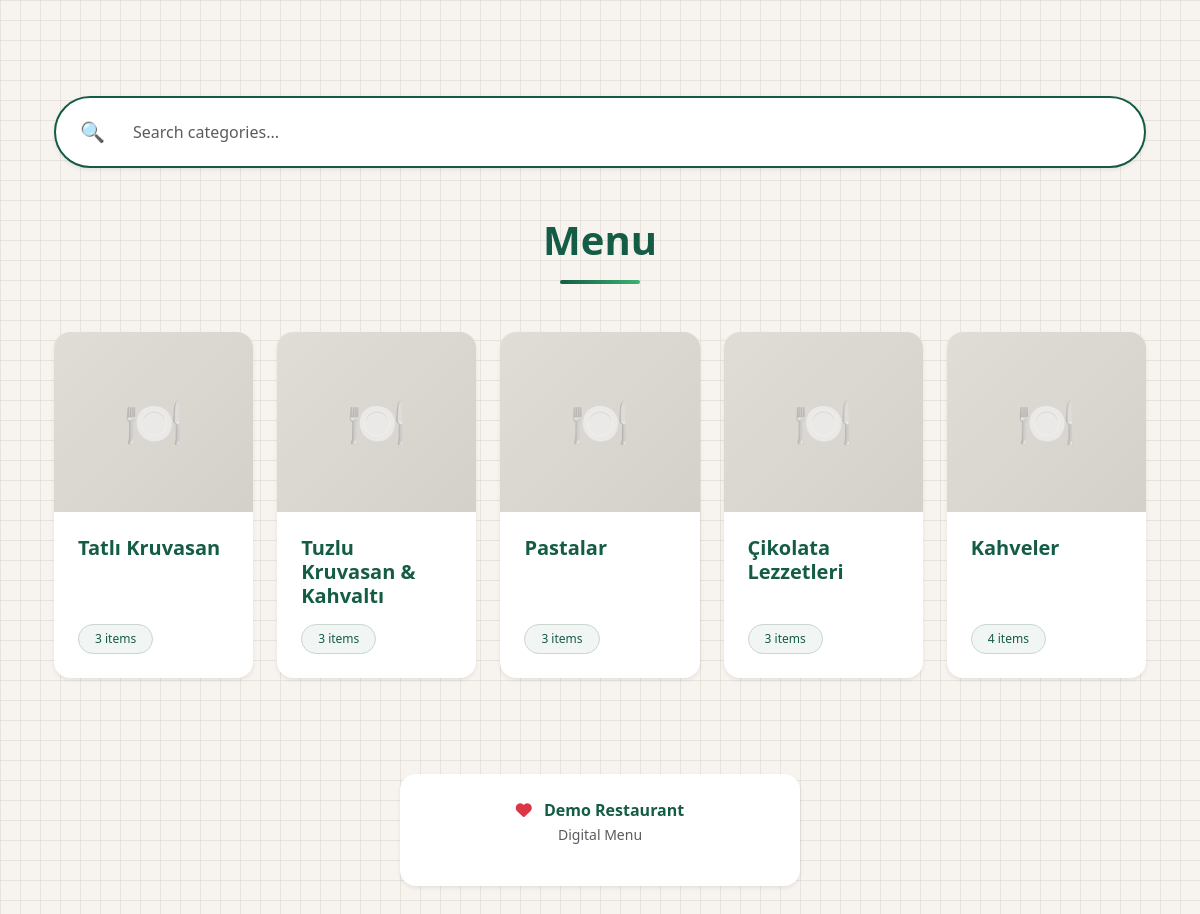
Screenshot of /app/public/menu.php with the database file from the repository.
### tables this page shows
CREATE TABLE IF NOT EXISTS categories (
    id INT AUTO_INCREMENT PRIMARY KEY,
    restaurant_id INT NOT NULL,
    name VARCHAR(100),
    sort_order INT DEFAULT 0,
    created_at TIMESTAMP DEFAULT CURRENT_TIMESTAMP,
    FOREIGN KEY (restaurant_id) REFERENCES restaurants(id) ON DELETE CASCADE
);

CREATE TABLE IF NOT EXISTS restaurants (
    id INT AUTO_INCREMENT PRIMARY KEY,
    name VARCHAR(150),
    logo_path VARCHAR(255) NULL,
    instagram_url VARCHAR(255) NULL,
    show_instagram TINYINT(1) NOT NULL DEFAULT 0,
    slug VARCHAR(150) UNIQUE
);

### app/app/includes/lang.php (called while the page is built, shortened)
<?php
function t(string $key, array $replacements = []): string {
    $translation = $GLOBALS['translations'][$key] ?? $key;
    foreach ($replacements as $placeholder => $value) {
        $translation = str_replace('%' . $placeholder . '%', $value, $translation);
    }
    return $translation;
}
function getCurrentLangCode(): string {
    return $GLOBALS['current_lang'];
}
function getLocalizedCategoryName($category): string {
    $currentLang = getCurrentLangCode();
    switch ($currentLang) {
        case 'en':
            return !empty($category['name_en']) ? $category['name_en'] : $category['name'];
    }
}
?>

### app/public/menu.php (the view, shortened to what this page needs)
<?php
$pdo = getDb();
$restaurantId = 1;
$restaurant = null;
$categoriesData = [];
$categoryId = isset($_GET['category_id']) ? (int)$_GET['category_id'] : null;
try {
    $stmt = $pdo->prepare("SELECT * FROM restaurants WHERE id = :id LIMIT 1");
    $stmt->bindParam(':id', $restaurantId);
    $stmt->execute();
    $restaurant = $stmt->fetch();
    if ($restaurant) {
        if (!isset($restaurant['instagram_url'])) {
            $restaurant['instagram_url'] = '';
        }
        if (!isset($restaurant['logo_path'])) {
            $restaurant['logo_path'] = '';
        }
    }
} catch (PDOException $e) {
    try {
        $stmt = $pdo->prepare("SELECT id, name, slug FROM restaurants WHERE id = :id LIMIT 1");
        $stmt->bindParam(':id', $restaurantId);
        $stmt->execute();
        $restaurant = $stmt->fetch();
        if ($restaurant) {
            $restaurant['instagram_url'] = '';
            $restaurant['show_instagram'] = 0;
            $restaurant['logo_path'] = '';
        }
    } catch (PDOException $e2) {
        $restaurant = null;
    }
}
if (!$categoryId) {
    try {
        $stmt = $pdo->prepare("SELECT * FROM categories WHERE restaurant_id = :restaurant_id ORDER BY sort_order, id");
        $stmt->bindParam(':restaurant_id', $restaurantId);
        $stmt->execute();
        $categories = $stmt->fetchAll();
        foreach ($categories as $category) {
            try {
                $stmt = $pdo->prepare("SELECT * FROM products WHERE category_id = :category_id AND is_active = 1 ORDER BY sort_order, id");
                $stmt->bindParam(':category_id', $category['id']);
                $stmt->execute();
                $products = $stmt->fetchAll();
                if (!empty($products)) {
                    $productCount = count($products);
                    $coverImage = null;
                    $categoriesData[] = [
                        'category' => $category,
                        'productCount' => $productCount,
                        'coverImage' => $coverImage
                    ];
                }
            } catch (PDOException $e) {
                continue;
            }
        }
    } catch (PDOException $e) {
        $categoriesData = [];
    }
}
include __DIR__ . '/../app/views/header.php';
?>
<div>
    <div class="container">
        <?php if (!$categoryId): ?>
            <div class="search-wrapper my-4">
                <div class="rounded-pill bg-white shadow-sm px-4 py-3 d-flex align-items-center" style="border:2px solid #145c46;">
                    <span class="me-3 primary-green fs-5">🔍</span>
                    <input type="text" id="categorySearch" class="form-control border-0 shadow-0" placeholder="<?= t('menu.search_placeholder') ?>" />
                </div>
            </div>
            <div class="text-center my-5">
                <h2 class="fw-bold fs-1 primary-green mb-3"><?= t('menu.title') ?></h2>
                <div class="menu-underline mt-2"></div>
            </div>
            <?php if (empty($categoriesData)): ?>
                <div class="text-center my-5">
                    <div class="card border-0 shadow-sm rounded-4 mx-auto" style="max-width:420px; background:#fff;">
                        <div class="card-body py-5">
                            <div class="mb-3">
                                <span style="font-size: 3rem;">🍽️</span>
                            </div>
                            <h5 class="fw-bold mb-3 primary-green"><?= t('menu.no_categories') ?></h5>
                            <p class="text-muted mb-0"><?= t('menu.no_categories_desc') ?></p>
                        </div>
                    </div>
                </div>
            <?php else: ?>
                <div class="row g-4 mb-5">
                    <?php foreach ($categoriesData as $categoryDataItem): ?>
                        <div class="col-6 col-md-4 col-lg-3 col-xl-2-4 category-item" data-name="<?= htmlspecialchars(strtolower(getLocalizedCategoryName($categoryDataItem['category']))) ?>">
                            <a href="/menu.php?category_id=<?= (int)$categoryDataItem['category']['id'] ?>" class="text-decoration-none text-dark">
                                <div class="card border-0 shadow-sm rounded-4 h-100 category-card" style="overflow: hidden;">
                                    <?php if (!empty($categoryDataItem['coverImage'])): ?>
                                        <img src="<?= htmlspecialchars($categoryDataItem['coverImage']) ?>"
                                             class="card-img-top"
                                             style="height:180px; object-fit:cover;"
                                             alt="<?= htmlspecialchars(getLocalizedCategoryName($categoryDataItem['category'])) ?>">
                                    <?php else: ?>
                                        <div class="d-flex align-items-center justify-content-center" style="height:180px; background:linear-gradient(135deg, #e0ddd7, #d4d1cb);">
                                            <span style="font-size: 3rem; opacity: 0.6;">🍽️</span>
                                        </div>
                                    <?php endif; ?>
                                    <div class="card-body d-flex flex-column justify-content-between p-4">
                                        <h5 class="card-title fw-bold mb-3 primary-green">
                                            <?= htmlspecialchars(getLocalizedCategoryName($categoryDataItem['category'])) ?>
                                        </h5>
                                        <span class="badge rounded-pill px-3 py-2 badge-custom align-self-start">
                                            <?= t('menu.items_count', ['count' => (int)$categoryDataItem['productCount']]) ?>
                                        </span>
                                    </div>
                                </div>
                            </a>
                        </div>
                    <?php endforeach; ?>
                </div>
            <?php endif; ?>
        <?php endif; ?>
        <div class="text-center mt-5 mb-4 pt-5">
            <div class="card border-0 shadow-sm rounded-4 mx-auto" style="max-width: 400px; background: #fff;">
                <div class="card-body py-4">
                    <p class="text-muted mb-3">
                        <i class="fas fa-heart text-danger me-2"></i>
                        <strong class="primary-green">
                            <?= $restaurant ? htmlspecialchars($restaurant['name']) : 'Restaurant' ?>
                        </strong>
                        <br>
                        <small><?= t('menu.digital_menu') ?></small>
                    </p>
                </div>
            </div>
        </div>
    </div>
</div>
<?php include __DIR__ . '/../app/views/footer.php'; ?>

### app/public/assets/public.css (style rules this page uses)
body { background: #f6f3ee; font-family: 'Segoe UI', Tahoma, Geneva, Verdana, sans-serif; }
.primary-green { color: #145c46; }
.search-wrapper input { border: none !important; outline: none !important; box-shadow: none !important; }
.category-card { transition: transform 0.2s ease-in-out, box-shadow 0.2s ease-in-out; }
.rounded-4 { border-radius: 1rem !important; }
.badge-custom { background: #f1f5f3; color: #145c46; border: 1px solid #c9d7cf; font-weight: 500; }
.menu-underline { width: 80px; height: 4px; border-radius: 999px; background: linear-gradient(to right, #145c46, #3bb273); margin: 0 auto; }
body { background-color: #f7f3ef; background-image: linear-gradient(to right, rgba(216, 211, 201, 0.5) 1px, transparent 1px), linear-gradient(to bottom, rgba(216, 211, 201, 0.5) 1px, transparent 1px); background-size: 20px 20px; }
@media (min-width: 992px) { .container { padding-top: 3rem; } }
.search-wrapper { margin-bottom: 3rem; }
@media (min-width: 1200px) { .col-xl-2-4 { flex: 0 0 20%; max-width: 20%; } }

### rows the page displays
categories: name "Tatlı Kruvasan", productCount "3 items"
categories: name "Tuzlu Kruvasan & Kahvaltı", productCount "3 items"
categories: name "Pastalar", productCount "3 items"
categories: name "Çikolata Lezzetleri", productCount "3 items"
categories: name "Kahveler", productCount "4 items"
restaurants: name "Demo Restaurant"

### other values shown
t('menu.title') "Menu"
t('menu.digital_menu') "Digital Menu"
